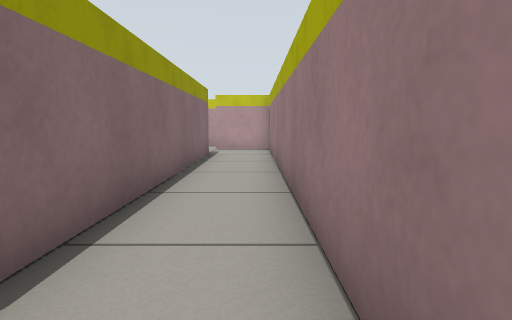
View 1 (above)

24 first-person views from a walk through a world built for the Gazebo simulator. The camera is 0.46 m above the floor, tilts 6° down and sees 75° across. The floor is counted in squares, 0.5 m on a side. Each view is taken from the middle of a square. On the plan, view 1 faces up. The plan holds only what a view shows up to about 12 squares ahead; the rest is blank. Robots are left out.

View 2
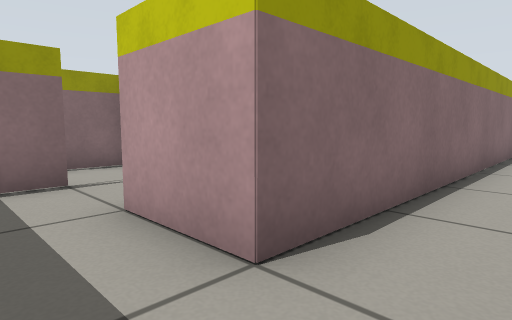

View 3
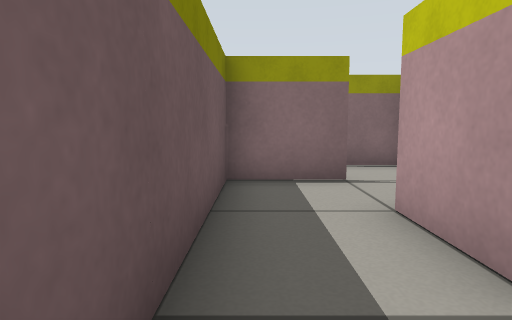

View 4
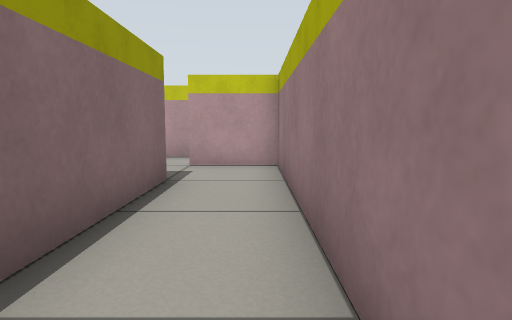

View 5
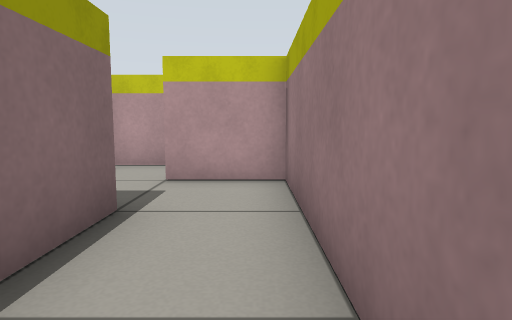

View 6
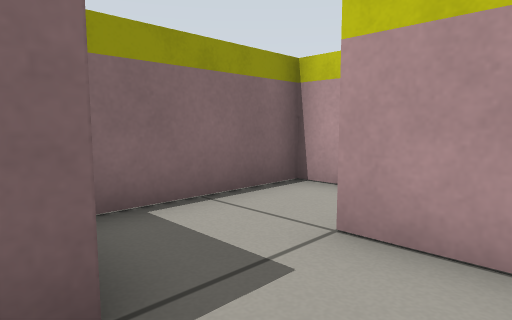

View 7
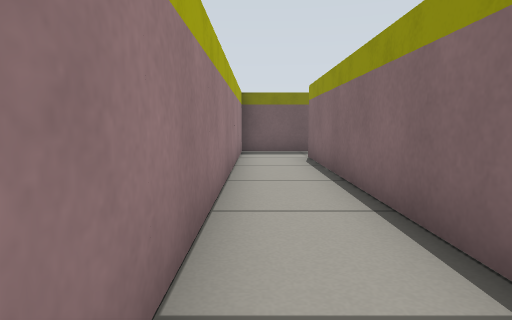

View 8
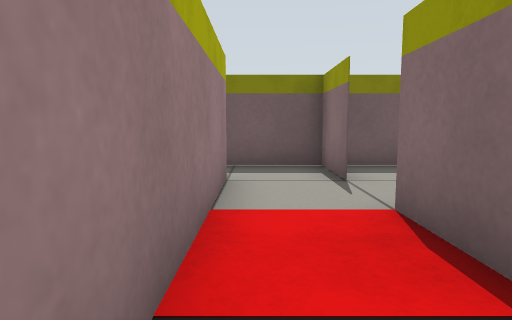

View 9
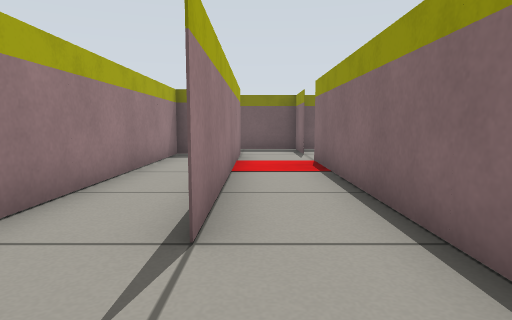

View 10
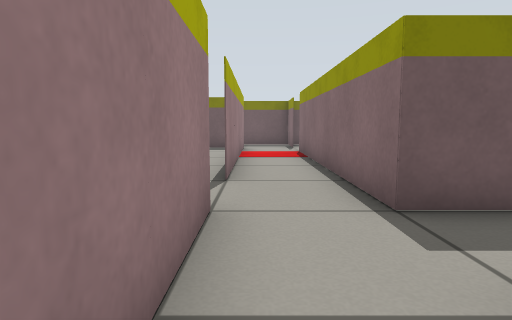

View 11
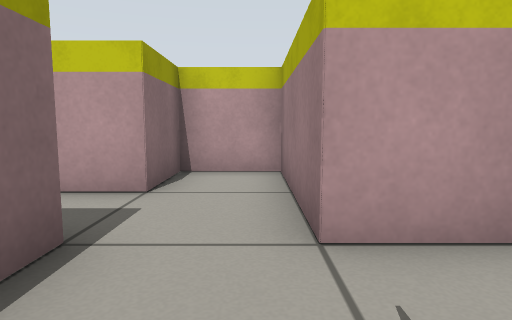

View 12
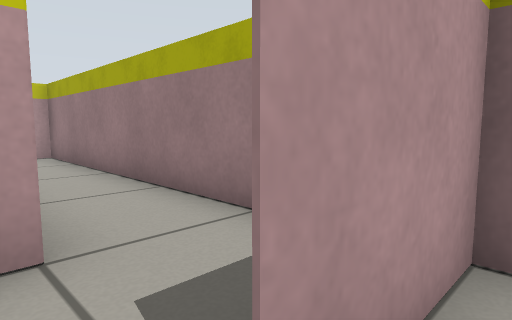

View 13
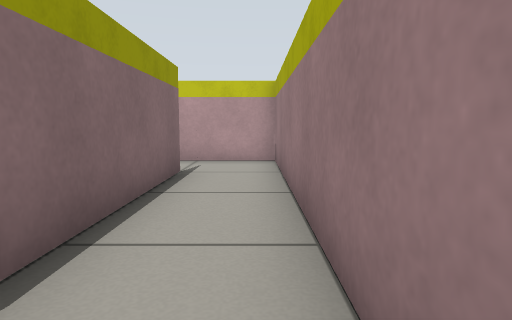

View 14
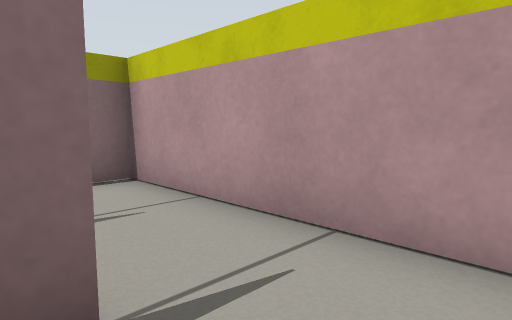

View 15
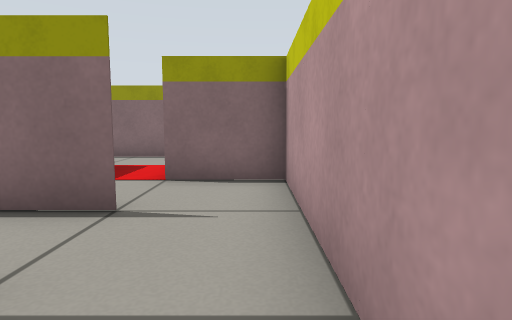

View 16
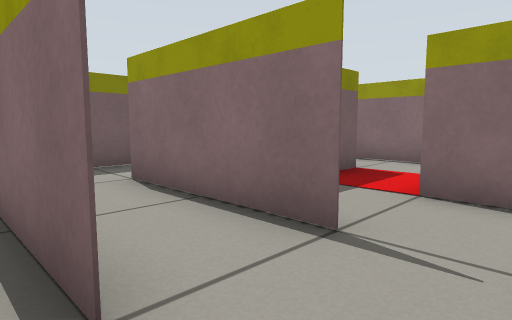

View 17
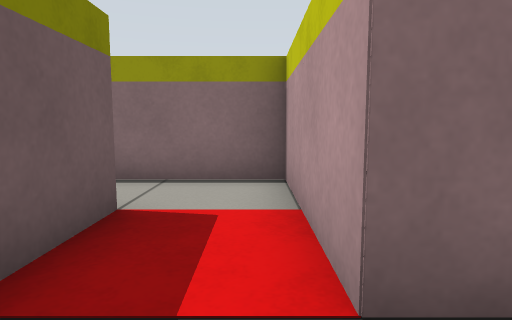

View 18
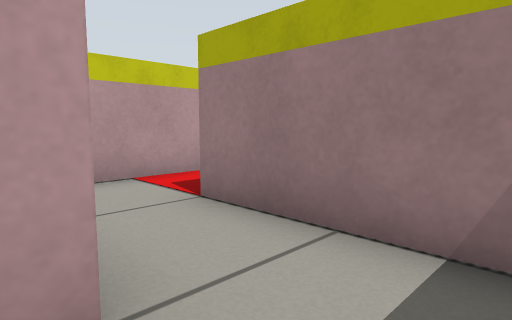

View 19
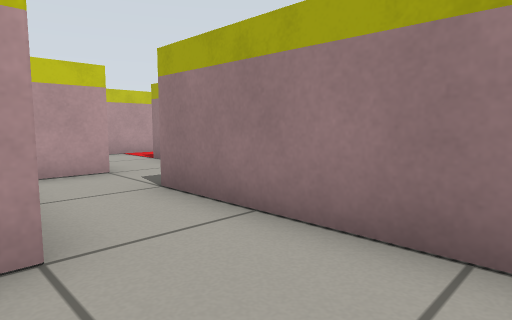

View 20
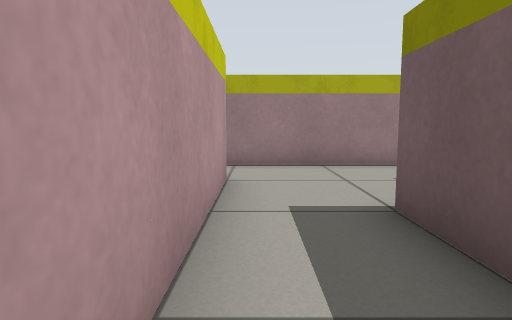

View 21
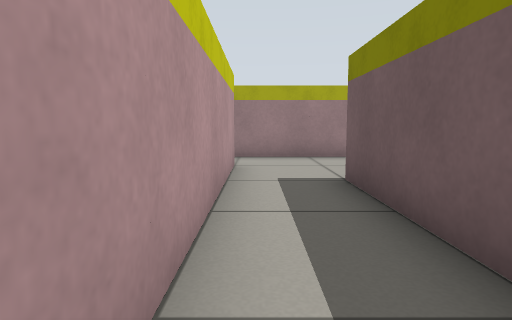

View 22
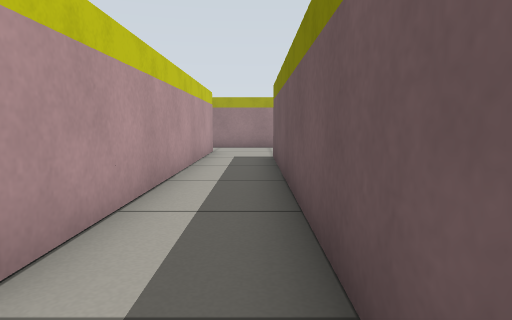

View 23
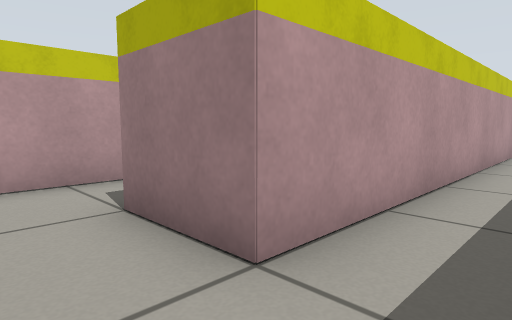

View 24
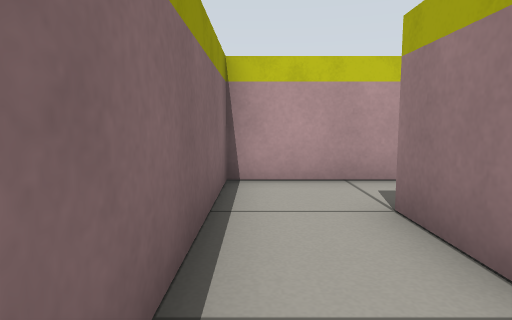

### Floor plan
Points are (right, up) in squares from view 1. A wall is a line through its corners. A room is listed if a view was taken in it or the views show most of it. See-through windows are left out.
Room 1 (views 1, 2, 3)
walls: (-1.5, 0.5) (-3.5, 0.5); (0.5, -1.1) (0.5, 0.4); (-5, -1.5) (0.5, -1.5); (-5.5, 0.6) (-5.5, -1.5)
ways out: opening at (0, 1) to room 2; opening at (-4, 0) to room 3
Room 2 (views 4, 5, 6, 7, 12)
walls: (-1.5, 10.6) (-1.5, 0.5); (-3.5, 13.5) (-3.5, 11.1); (0.5, 0.4) (0.5, 12.5) (-1.5, 12.5)
ways out: opening at (0, 1) to room 1; opening at (-2, 13) to room 12
Room 3 (views 8, 11)
walls: (-3.5, 0.5) (-3.5, 8.5); (-5.5, 10.5) (-5.5, 2.5); (-2, 10.5) (-3.5, 10.5)
ways out: opening at (-4, 0) to room 1; opening at (-4, 10) to room 4; opening at (-3, 9) to room 10; opening at (-5, 1.5)
Room 4 (views 9, 10)
walls: (-3.5, 10.5) (-3.5, 14.5); (-6.7, 10.5) (-5.5, 10.5); (-3.1, 14.5) (-5.5, 14.5) (-5.5, 12.5) (-6.7, 12.5)
ways out: opening at (-4, 10) to room 3
Room 5 (views 13, 14, 15, 16)
walls: (-1.5, 20.6) (-1.5, 15.8); (0.5, 14.5) (0.5, 22.5) (-1.5, 22.5)
ways out: opening at (-1, 21.5) to room 9; opening at (-1, 14) to room 12
Room 6 (view 17)
walls: (-5.5, 20.5) (-7.5, 20.5); (-7.5, 18.5) (-5.7, 18.5)
ways out: opening at (-4, 21) to room 9; opening at (-7, 20) to room 11
Room 7 (views 18, 19, 20)
walls: (-11.4, 12.5) (-17.6, 12.5); (-9.5, 8.8) (-9.5, 14.5); (-17.5, 10.5) (-13.5, 10.5); (-9.4, 16.5) (-10.7, 16.5)
ways out: opening at (-17, 12) to room 8; opening at (-9, 16) to room 11
Room 8 (views 21, 22, 23, 24)
walls: (-17.6, 12.5) (-21.5, 12.5) (-21.5, 14.5); (-22.5, 10.5) (-17.5, 10.5); (-20.6, 16.5) (-23.5, 16.5) (-23.5, 11.5)
ways out: opening at (-17, 12) to room 7
Room 9 (no view inside)
walls: (-3.5, 20.6) (-3.5, 16.5); (-1.5, 22.5) (-5.5, 22.5) (-5.5, 20.5)
ways out: opening at (-1, 21.5) to room 5; opening at (-4, 21) to room 6; opening at (-3, 16)
Room 10 (no view inside)
walls: (-1.5, 0.5) (-1.5, 7.9)
ways out: opening at (-3, 9) to room 3
Room 11 (no view inside)
walls: (-7.5, 20.5) (-9.5, 20.5) (-9.5, 17.4); (-7.5, 15.2) (-7.5, 18.5)
ways out: opening at (-7, 20) to room 6; opening at (-9, 16) to room 7
Room 12 (no view inside)
walls: (-1.4, 14.5) (-3.1, 14.5); (-3.5, 14.5) (-3.5, 13.5)
ways out: opening at (-2, 13) to room 2; opening at (-1, 14) to room 5

Positions as (right, up) in squares from view 1, and headings:
1: (0, 0), facing up
2: (0, -1), facing up-left
3: (0, -1), facing left
4: (0, 5), facing up
5: (0, 7), facing up
6: (0, 10), facing up-left
7: (0, 10), facing down
8: (-4, 6), facing down
9: (-4, 11), facing down
10: (-4, 14), facing down
11: (-4, 8), facing up
12: (-2, 12), facing up-right
13: (0, 14), facing up
14: (0, 20), facing up-left
15: (0, 22), facing left
16: (-1, 22), facing down-left
17: (-4, 20), facing left
18: (-10, 15), facing up-right
19: (-12, 10), facing up-right
20: (-17, 12), facing right
21: (-19, 12), facing right
22: (-23, 11), facing right
23: (-23, 11), facing up-right
24: (-23, 11), facing up
